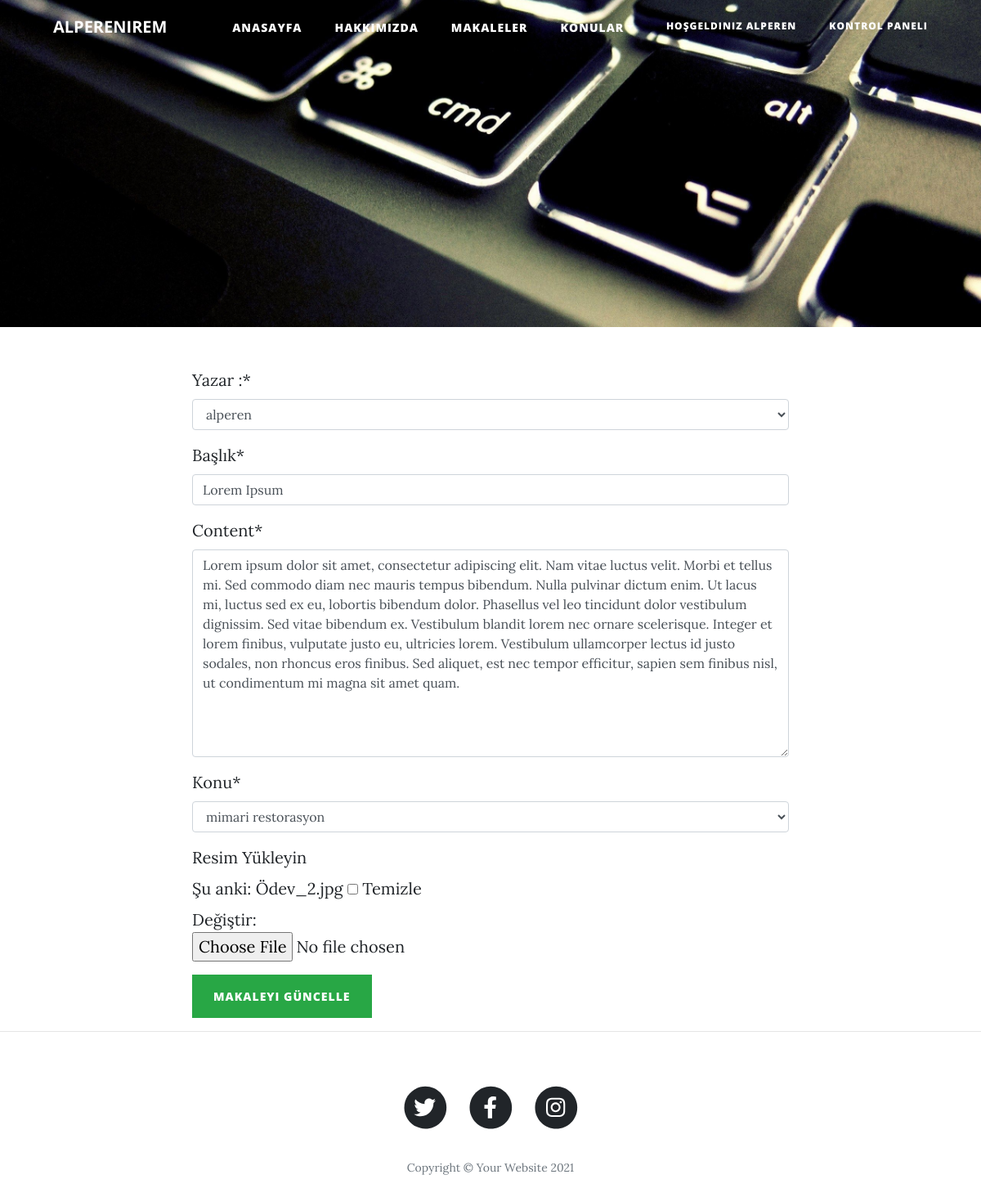
/makaleler/makalegüncelle/29 (signed in), run on the app's committed database.
### article/models.py (models this page shows, shortened)
class Article(models.Model):
    author = models.ForeignKey('auth.User', on_delete=models.CASCADE,verbose_name='Yazar :')# auth.user tablosu ile ilişkilendirdirdik ve model CASCADE ile bir kullanıcı silinirse onunla ilişkili verilerde silinir.
    catalog = models.ForeignKey(Catalog, on_delete=models.DO_NOTHING, verbose_name='Konu', null=True)
    title = models.CharField(max_length=50, verbose_name='Başlık')
    content = RichTextField()
    created_date = models.DateTimeField(auto_now_add=True)
    image = models.FileField(blank=True, verbose_name="Resim Yükleyin")

### article/forms.py
class Articleform(forms.ModelForm):
    class Meta:
        model = Article
        fields = ("author", "title", "content", "catalog", "image")

### article/models.py (called while the page is built)
    def __str__(self):
        return self.topic

### article/views.py (called while the page is built)
@login_required(login_url='user/login')
def update(request, id):
    article = get_object_or_404(Article, id=id)
    form = Articleform(request.POST or None, request.FILES or None, instance=article)
    if form.is_valid():
        article = form.save(commit=False)
        article.author = request.user
        article.save()
        messages.add_message(request, messages.SUCCESS, 'Makale Başarı ile Güncellendi.')
        return redirect('dashboard')
    context = {
        'form': form
    }
    return render(request, 'article/update.html', context)

### templates/article/update.html (shortened to what this page needs)
{% extends 'layout.html' %}
{% load crispy_forms_tags %}
{% block content %}
        <div class="container">
            <div class="row">
                <div class="col-lg-8 col-md-10 mx-auto">
                    <form method='post' enctype="multipart/form-data">
                        {{form|crispy}}
                        <button type="submit" class="btn btn-success">Makaleyi Güncelle</button>
                    </form>
                </div>
            </div>
        </div>
        <hr />
{% endblock content %}

### templates/parts/navbar.html (shortened to what this page needs)
        {% load static %}
        <nav class="navbar navbar-expand-lg navbar-light fixed-top" id="mainNav">
            <div class="container">
                <a class="navbar-brand font-weight-bold" href="{% url 'index' %}">ALPERENIREM</a>
                <div class="collapse navbar-collapse" id="navbarResponsive">
                    <ul class="navbar-nav ml-auto">
                        <li class="nav-item"><a style="font-size:14px;" class="nav-link" href="{% url 'index' %}">Anasayfa</a></li>
                        <li class="nav-item"><a style="font-size:14px;" class="nav-link" href="{% url 'about' %}">Hakkımızda</a></li>
                        <li class="nav-item dropdown"><a style="font-size:14px;" class="nav-link" href="{% url 'articles' %}">Makaleler</a></li>
                        <li class="nav-item dropdown">
                            <a style="font-size:14px;" href="#" class="nav-link dropdown-toggle" data-toggle="dropdown" role="button" aria-expanded="false">Konular</a>
                        </li>
                        {% if user.is_authenticated %}
                            <li class="nav-item"><a href='javascript:{document.getElementById("logout").submit()}' class="nav-link">Hoşgeldiniz {{user.username}}</a>
                            </li>
                            <li class="nav-item"><a class="nav-link" href="{% url 'dashboard'%}">Kontrol Paneli</a></li>
                        {% endif %}
                    </ul>
                </div>
            </div>
        </nav>

### data on the page
Article: author "alperen", title "Lorem Ipsum", content "Lorem ipsum dolor sit amet, consectetur adipiscing elit. Nam vitae luctus velit. Morbi et tellus mi. Sed commodo diam nec mauris tempus bibendum. Nulla pulvinar dictum enim. Ut lacus mi, luctus sed ex eu, lobortis bibendum dolor. Phasellus vel leo tincidunt dolor vestibulum dignissim. Sed vitae bibendum ex. Vestibulum blandit lorem nec ornare scelerisque. Integer et lorem finibus, vulputate justo eu, ultricies lorem. Vestibulum ullamcorper lectus id justo sodales, non rhoncus eros finibus. Sed aliquet, est nec tempor efficitur, sapien sem finibus nisl, ut condimentum mi magna sit amet quam.", catalog "mimari restorasyon"

### other printed values
{{ user.username }} "ALPEREN"
